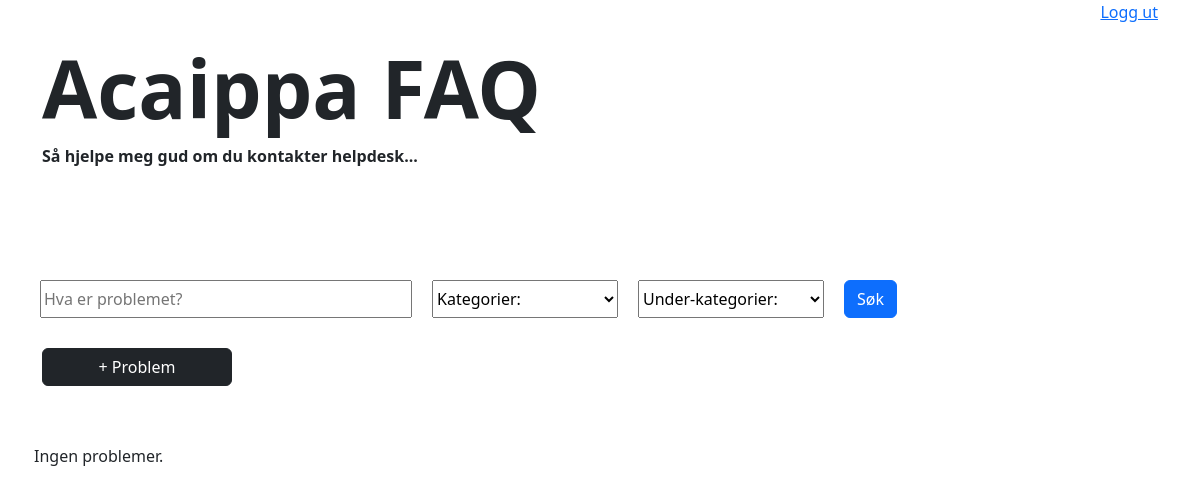
The app's page / (signed in), older data.
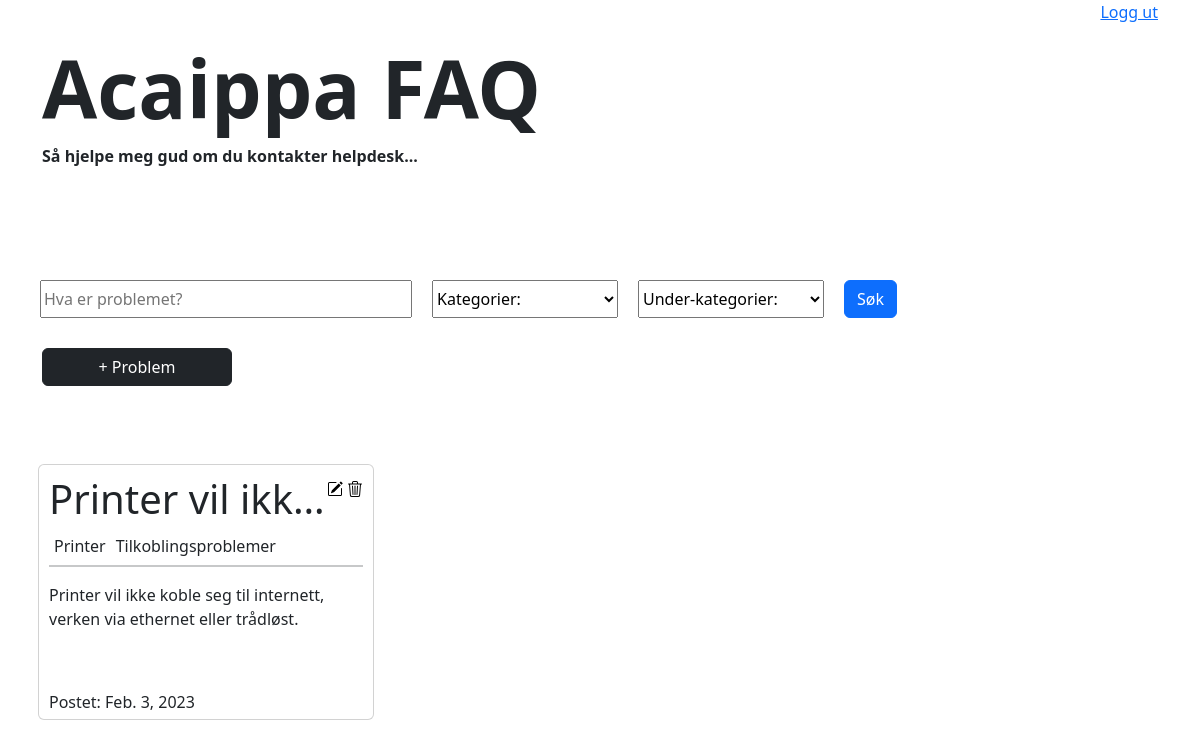
The same page, newer data.
### problems/models.py (models this page shows, shortened)
class Problem(models.Model):
    problem_id = models.IntegerField(default=generate_id, editable=False, primary_key=True)
    tittel = models.CharField(max_length=200)
    beskrivelse = models.CharField(max_length=1000)
    guide = models.TextField(max_length=20000)
    dato_postet = models.DateField(default=datetime.date.today)
    kategori = models.ForeignKey(Kategori, on_delete=models.DO_NOTHING)
    under_kategori = models.ForeignKey(UnderKategori, on_delete=models.DO_NOTHING)

class Kategori(models.Model):
    navn = models.CharField(max_length=50, primary_key=True)
    farge = ColorField(default="#ffffff")
    tekst_farge = ColorField(default="#ffffff")

class UnderKategori(models.Model):
    navn = models.CharField(max_length=70)
    farge = ColorField(default="#ffffff")
    tekst_farge = ColorField(default="#ffffff")

### problems/views.py (the view, shortened to what this page needs)
# urls.py: path('', home),
def home(request):
	all_problems = Problem.objects.all()
	return render(request, "index.html", {"problems" : all_problems, "categories" : Kategori.objects.all(), "subcategories" : UnderKategori.objects.all()})

### templates/index.html (shortened to what this page needs)
{% extends "main.html" %}
{% load static %}
{% load index %}
{% block content %}
<div class="container overflow-hidden">
	<div class="row">
		<div class="col-12 mb-5">
			<h1 class="main-title">	Acaippa FAQ </h1>
			<p class="slogan">Så hjelpe meg gud om du kontakter helpdesk...</p>
		</div>
		<div class="col-12 row mt-5 p-0">
			<form method="POST" class="col-12 filter-container">
				{% if "filter-text" in filters %}
					<input type="text" name="filter-text" class="text-filter col-4" placeholder="Hva er problemet?" value="{{filters|index:'filter-text'}}">
				{% else %}
					<input type="text" name="filter-text" class="text-filter col-4" placeholder="Hva er problemet?">
				{% endif %}
				<select class="col-2" name="category-filter" class="">
					<option value="none" selected disabled hidden>Kategorier:</option>
				</select>
				<select class="col-2" name="subcategory-filter" class="">
					<option value="none" selected disabled hidden>Under-kategorier:</option>
				</select>
				<button onclick="this.form.submit()" class="btn btn-primary">Søk</button>
			</form>
			{% if user.is_authenticated %}
				<button class="add-form-button btn btn-dark col-sm-2 col-6 ms-4" onclick="window.location.href='/addproblem'"><span class="add-form-text">+ Problem</button>
			{% endif %}
			<div class="col-12 card-container mt-5 ps-0">
				{% if problems|length != 0 %}
					{% for problem in problems %}
						<div class="card-margin col-12 col-md-6 col-lg-4">
							<div class="card problem-card" onclick="window.location.href = '/problem/{{problem.problem_id}}'">
								<div class="card-title-edit-container d-flex flex-row">
									<h1 class="card-title col double-line-wrap">
										{{problem.tittel}}
									</h1>
									{% if user.is_authenticated %}
										<div class="auth-div">
											<img src="{% static 'icons/pencil-square.svg' %}" alt="Endre ikon" class="edit-icon" onclick="checkClick(event, '/editproblem/{{problem.problem_id}}')">
											<img src="{% static 'icons/trash3.svg' %}" alt="Fjern ikon" class="delete-icon" onclick="showOverlay(event, '{{problem.problem_id}}', '{{problem.tittel}}')">
										</div>
									{% endif %}
								</div>
								<div class="card-top-container overflow-hidden mb-1">
									<div class="category-container">
										<p class="category" style="background-color: {{problem.kategori.farge}}; color:{{problem.kategori.tekst_farge}};">
											{{problem.kategori.navn}}
										</p>
										<p class="subcategory" style="background-color: {{problem.under_kategori.farge}}; color:{{problem.under_kategori.tekst_farge}};">
											{{problem.under_kategori.navn}}
										</p>
									</div>
								</div>
								<hr class="mt-0">
								<p class="card-description">{{problem.beskrivelse}}</p>
								<div class="card-bottom">
									<p class="card-date">Postet: {{problem.dato_postet}}</p>
								</div>
							</div>
						</div>
					{% endfor %}
				{% else %}
					<p class="ms-3">Ingen problemer.</p>
				{% endif %}
			</div>
		</div>
	</div>
</div>
{% endblock %}

Row changes from the older to the newer data that the page shows:
added Problem: tittel "Printer vil…", kategori.navn "Printer", under_kategori.navn "Tilkoblingsproblemer", beskrivelse "Printer vil ikke koble seg til internett, verken via ethernet eller trådløst.", dato_postet "Feb. 3, 2023"
Text that changed along with them:
text no longer shown: "Ingen problemer."
